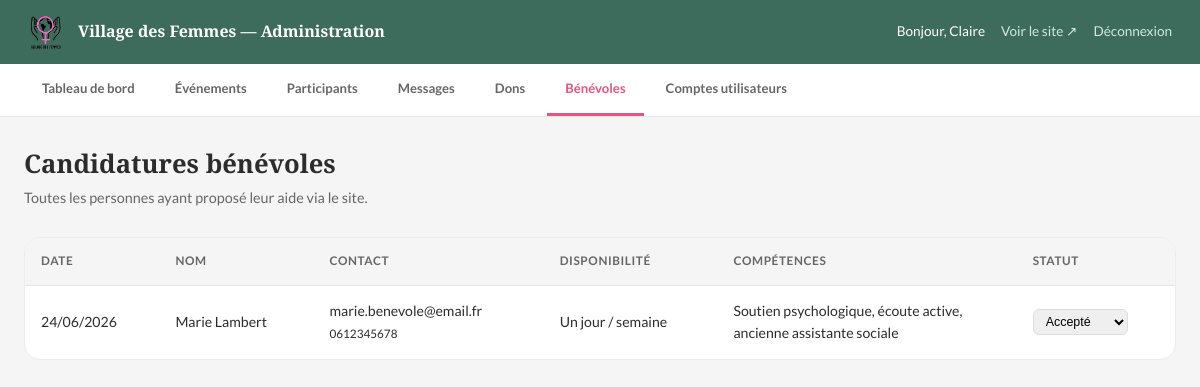
The app's page /admin/benevoles.php (signed in) with its own data.
### tables this page shows
CREATE TABLE profils_benevoles (
    id                  INT AUTO_INCREMENT PRIMARY KEY,
    utilisateur_id      INT NOT NULL UNIQUE,
    disponibilite       ENUM('quelques_heures_mois', 'un_jour_semaine', 'plusieurs_jours_semaine', 'ponctuel_evenements') ,
    competences         TEXT,
    statut_candidature  ENUM('en_attente', 'accepte', 'refuse', 'inactif') NOT NULL DEFAULT 'en_attente',
    date_candidature    DATETIME NOT NULL DEFAULT CURRENT_TIMESTAMP,
    notes_internes       TEXT,                     
    FOREIGN KEY (utilisateur_id) REFERENCES utilisateurs(id) ON DELETE CASCADE
);

CREATE TABLE utilisateurs (
    id              INT AUTO_INCREMENT PRIMARY KEY,
    email           VARCHAR(255) NOT NULL UNIQUE,
    mot_de_passe    VARCHAR(255) NOT NULL,         
    prenom          VARCHAR(100) NOT NULL,
    nom             VARCHAR(100) NOT NULL,
    telephone       VARCHAR(20),
    role            ENUM('utilisateur', 'benevole', 'admin') NOT NULL DEFAULT 'utilisateur',
    date_creation   DATETIME NOT NULL DEFAULT CURRENT_TIMESTAMP,
    derniere_connexion DATETIME,
    actif           BOOLEAN NOT NULL DEFAULT TRUE,
    email_verifie   BOOLEAN NOT NULL DEFAULT FALSE
);

### admin/benevoles.php (the view, shortened to what this page needs)
<?php
$pdo = getPDO();
$benevoles = $pdo->query("
    SELECT p.*, u.prenom, u.nom, u.email, u.telephone
    FROM profils_benevoles p
    JOIN utilisateurs u ON u.id = p.utilisateur_id
    ORDER BY p.date_candidature DESC
")->fetchAll();
$libelles_dispo = [
    'quelques_heures_mois'    => 'Quelques heures / mois',
    'un_jour_semaine'         => 'Un jour / semaine',
    'plusieurs_jours_semaine' => 'Plusieurs jours / semaine',
    'ponctuel_evenements'     => 'Ponctuel (événements)',
];
?>
<!DOCTYPE html>
<html lang="fr">
<head>
  <link rel="stylesheet" href="../styles.css" />
  <link rel="stylesheet" href="admin.css" />
</head>
<body class="admin-body">
  <?php include 'includes/admin-header.php'; ?>
  <div class="admin-content">
    <h1>Candidatures bénévoles</h1>
    <p class="admin-sous-titre">Toutes les personnes ayant proposé leur aide via le site.</p>
    <div class="admin-table-wrap">
      <table class="admin-table">
        <thead>
          <tr><th>Date</th><th>Nom</th><th>Contact</th><th>Disponibilité</th><th>Compétences</th><th>Statut</th></tr>
        </thead>
        <tbody>
          <?php foreach ($benevoles as $b): ?>
            <tr>
              <td><?= htmlspecialchars(date('d/m/Y', strtotime($b['date_candidature']))) ?></td>
              <td><?= htmlspecialchars($b['prenom'] . ' ' . $b['nom']) ?></td>
              <td>
                <a href="mailto:<?= htmlspecialchars($b['email']) ?>"><?= htmlspecialchars($b['email']) ?></a>
                <?php if ($b['telephone']): ?><br><small><?= htmlspecialchars($b['telephone']) ?></small><?php endif; ?>
              </td>
              <td><?= htmlspecialchars($libelles_dispo[$b['disponibilite']] ?? $b['disponibilite']) ?></td>
              <td style="max-width:240px; white-space:normal;"><?= nl2br(htmlspecialchars(mb_strimwidth($b['competences'] ?? '', 0, 160, '…'))) ?></td>
              <td>
                <form method="POST">
                  <select name="nouveau_statut" onchange="this.form.submit()" style="font-size:0.78rem; padding:4px 8px; border-radius:6px; border:1px solid #ddd;">
                    <option value="accepte" <?= $b['statut_candidature'] === 'accepte' ? 'selected' : '' ?>>Accepté</option>
                  </select>
                </form>
              </td>
            </tr>
          <?php endforeach; ?>
        </tbody>
      </table>
    </div>
  </div>
</body>
</html>

### styles.css (style rules this page uses)
:root { --rose-pale: #F9D6D8; --rose-vif: #E75480; --rose-bouton: #C8455A; --vert-sauge: #8FBC8F; --vert-fonce: #3D6B5C; --vert-btn: #4A8A75; --noir: #1a1a1a; --blanc: #FFFFFF; --gris-clair: #F5F5F5; --texte: #2C2C2C; --texte-clair: #666666; --radius: 8px; --radius-lg: 16px; --transition: 0.25s ease; }
*, *::before, *::after { box-sizing: border-box; margin: 0; padding: 0; }
html { scroll-behavior: smooth; }
body { font-family: 'Lato', sans-serif; color: var(--texte); background: var(--blanc); line-height: 1.6; }
a { text-decoration: none; color: inherit; }
h1, h2, h3, h4 { font-family: 'Playfair Display', serif; line-height: 1.2; }
h1 { font-size: clamp(2rem, 5vw, 3rem); }

### admin/admin.css (style rules this page uses)
.admin-body { background: var(--gris-clair); min-height: 100vh; }
.admin-content { max-width: 1200px; margin: 0 auto; padding: 32px 24px 60px; }
.admin-content h1 { font-size: 1.6rem; margin-bottom: 6px; }
.admin-sous-titre { color: var(--texte-clair); font-size: 0.9rem; margin-bottom: 28px; }
.admin-table-wrap { background: var(--blanc); border-radius: var(--radius-lg); border: 1px solid #ececec; overflow-x: auto; }
table.admin-table { width: 100%; border-collapse: collapse; font-size: 0.88rem; }
table.admin-table th { text-align: left; padding: 14px 16px; background: var(--gris-clair); font-size: 0.74rem; font-weight: 700; text-transform: uppercase; letter-spacing: 0.05em; color: var(--texte-clair); border-bottom: 1px solid #e6e6e6; }
table.admin-table td { padding: 14px 16px; border-bottom: 1px solid #f0f0f0; vertical-align: middle; }
table.admin-table tr:last-child td { border-bottom: none; }

### records on screen
profils_benevoles: date_candidature "24/06/2026", utilisateur.nom "Marie Lambert", utilisateur.email "marie.benevole@email.fr", utilisateur.telephone "0612345678", disponibilite "Un jour / semaine", competences "Soutien psychologique, écoute active, ancienne assistante sociale", nouveau_statut "Accepté"

### other values on screen
$_SESSION['prenom'] "Claire"
